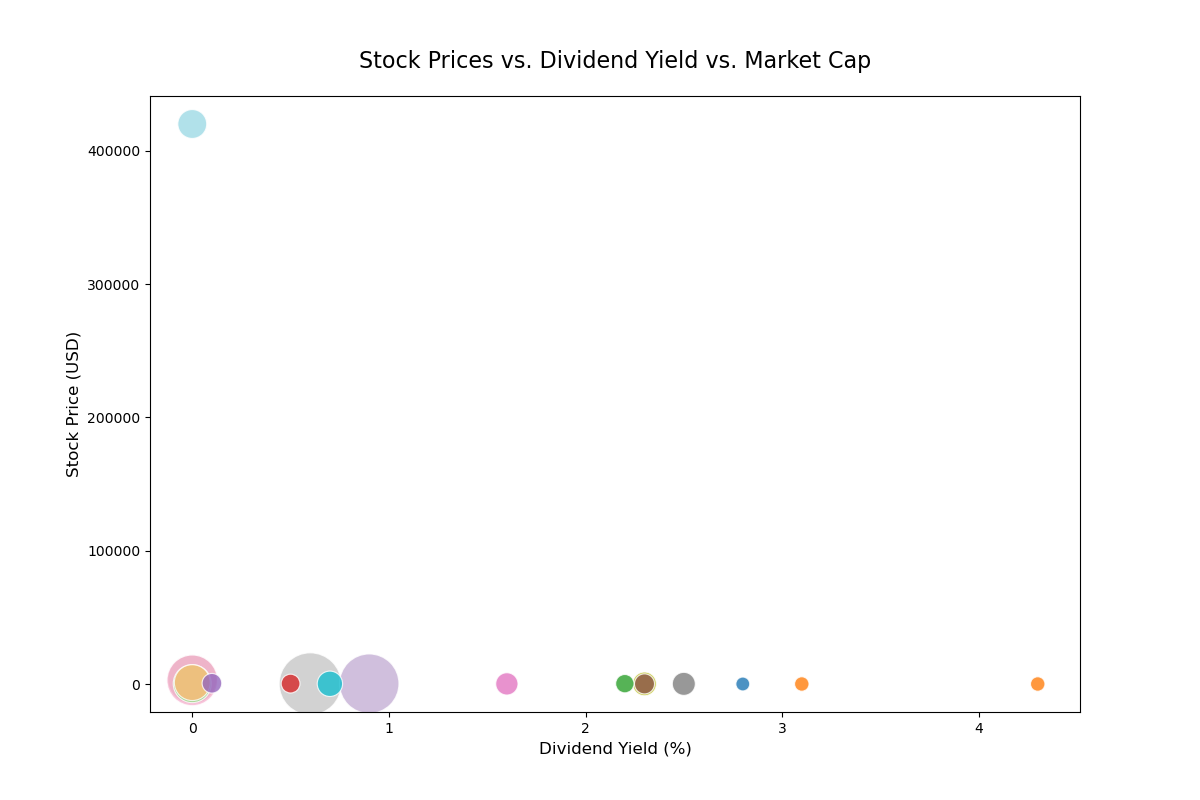

Generate this figure with Python:

import pandas as pd
import seaborn as sns
import matplotlib.pyplot as plt

# Create a DataFrame from the data table
data = {
    'Company': ['Apple', 'Microsoft', 'Amazon', 'Google', 'Facebook', 'Tesla', 'Berkshire Hathaway', 'Visa', 'JPMorgan Chase', 
                'Johnson & Johnson', 'Walmart', 'Procter & Gamble', 'NVIDIA', 'Mastercard', 'Home Depot', 'Intel', 'Verizon', 'Coca-Cola'],
    'Dividend Yield (%)': [0.6, 0.9, 0, 0, 0, 0, 0, 0.7, 2.3, 2.5, 1.6, 2.3, 0.1, 0.5, 2.2, 2.8, 4.3, 3.1],
    'Stock Price (USD)': [150, 300, 3500, 2800, 325, 1100, 420000, 210, 150, 160, 140, 140, 600, 360, 310, 55, 58, 61],
    'Market Cap (Billion USD)': [2500, 2300, 1600, 1700, 1000, 900, 620, 500, 450, 430, 410, 350, 340, 320, 310, 220, 230, 230]
}

df = pd.DataFrame(data)

# Plotting the bubble chart with customized colors and sizes
plt.figure(figsize=(12, 8))
bubble_chart = sns.scatterplot(
    data=df,
    x="Dividend Yield (%)",
    y="Stock Price (USD)",
    size="Market Cap (Billion USD)",
    sizes=(100, 2000),
    hue="Market Cap (Billion USD)",
    palette=["#1f77b4", "#ff7f0e", "#2ca02c", "#d62728", "#9467bd", "#8c564b", "#e377c2", "#7f7f7f",
             "#bcbd22", "#17becf", "#9edae5", "#ffbb78", "#98df8a", "#c49c94", "#f7b6d2", "#c5b0d5", "#c7c7c7", "#dbdb8d"],
    alpha=0.8,
    legend=False
)

bubble_chart.set_title("Stock Prices vs. Dividend Yield vs. Market Cap", fontsize=16, pad=20)
bubble_chart.set_xlabel("Dividend Yield (%)", fontsize=12)
bubble_chart.set_ylabel("Stock Price (USD)", fontsize=12)

plt.show()
